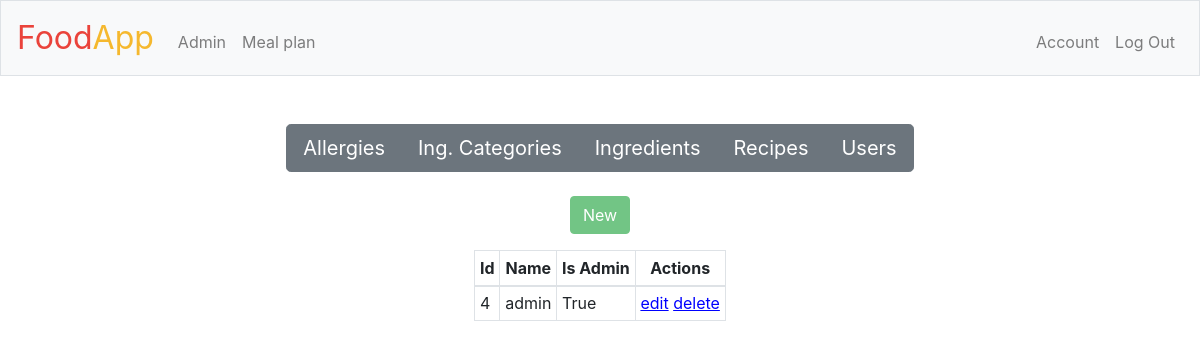
Screenshot of /admin/users (signed in) with the database file from the repository.
### tables this page shows
CREATE TABLE users(
              id INTEGER PRIMARY KEY,
              name TEXT NOT NULL UNIQUE,
              password_hash TEXT NOT NULL,
              is_admin INTEGER NOT NULL DEFAULT 0
            );

### application.py (the view)
@app.route("/admin", defaults={"obj_type":None}, methods=["GET"])
@app.route("/admin/<string:obj_type>", methods=["GET"])
@login_required
@admin_required
def admin_display(obj_type):
    template = obj_type + ".html" if obj_type else "admin.html"
    if obj_type == "allergies":
        kwargs = {"rows":Allergy.get_summary(db)}
    elif obj_type == "ingredient_categories":
        kwargs = {"rows":IngredientCategory.get_summary(db)}
    elif obj_type == "ingredients":
        kwargs = {"rows"      : Ingredient.get_summary(db),
                  "categories": db.get_rows("ingredient_categories"),
                  "allergies" : db.get_rows("allergies")}
    elif obj_type == "recipes":
        kwargs = {"rows"       : Recipe.get_summary(db),
                  "ingredients": db.get_rows("ingredients")}
    elif obj_type == "users":
        kwargs = {"rows"      : User.get_summary(db),
                  "allergies" : db.get_rows("allergies")}
    else:
        kwargs = {}
    return render_template(template, **kwargs)

### application.py (called while the page is built)
@app.after_request
def after_request(response):
    response.headers["Cache-Control"] = "no-cache, no-store, must-revalidate"
    response.headers["Expires"] = 0
    response.headers["Pragma"] = "no-cache"
    return response

### backend/DBHandler.py (called while the page is built)
def to_db_obj_name(s):
    return s.replace('"', '""')

    def get_rows(self, table_name, order_by=None, **search_params):
        try:
            search_params["id"] = search_params.pop("db_id")
        except KeyError:
            pass
        objects = [to_db_obj_name(table_name)]
        needle = tuple()
        for key, value in search_params.items():
            objects.append(to_db_obj_name(key))
            needle += (value,)
        query = 'SELECT * FROM "{}"'
        if search_params:
            query += ' WHERE "{}" = ?'
            query += ' AND "{}" = ?'*(len(needle) - 1)
        if order_by:
            query += " ORDER BY " + order_by
        self.c.execute(query.format(*objects), needle)
        rows = self.c.fetchall()
        return rows

### helpers.py (called while the page is built)
def login_required(f):
    @wraps(f)
    def decorated_function(*args, **kwargs):
        if session.get("user_id") is None:
            return redirect("/login")
        return f(*args, **kwargs)
    return decorated_function

def admin_required(f):
    @wraps(f)
    def decorated_function(*args, **kwargs):
        if not session.get("is_admin"):
            return apology("Not found", 404)
        return f(*args, **kwargs)
    return decorated_function

### templates/users.html (shortened to what this page needs)
{% extends "admin.html" %}
{% block create %}
    <p>
        <button type="button" class="btn btn-success" disabled>New</button>
    </p>
{% endblock %}

### templates/admin.html (shortened to what this page needs)
{% extends "layout.html" %}
{% macro var_to_td(var) -%}
    {% if var is iterable and not var is string %}
        <td>
            <ul class="td-list">
                {% for item in var %}
                    <li>{{ item }}</li>
                {% endfor %}
            </ul>
        </td>
    {% else %}
        <td>
            {{ var|default("", true)|string|truncate() }}
        </td>
    {% endif %}
{%- endmacro %}
{% set page = request.path[request.path.rfind("/")+1:] %}
{% block main %}
    <div class="btn-group btn-group-lg" role="group" aria-label="Manage Entries">
        <a type="button" class="btn btn-secondary" href="/admin/allergies">Allergies</a>
        <a type="button" class="btn btn-secondary" href="/admin/ingredient_categories">Ing. Categories</a>
        <a type="button" class="btn btn-secondary" href="/admin/ingredients">Ingredients</a>
        <a type="button" class="btn btn-secondary" href="/admin/recipes">Recipes</a>
        <a type="button" class="btn btn-secondary" href="/admin/users">Users</a>
    </div>
    <br>
    <br>
    {% if not page == "admin" %}
        {% block create %}{% endblock %}
        {% if rows %}
            {% block table %}
                <table class="table-sm table-hover table-bordered mx-auto">
                    <thead>
                        <tr>
                            {% for key in rows[0].keys() %}
                                <th scope="col">{{ key|replace("_", " ")|title }}</th>
                            {% endfor %}
                            <th scope="col">Actions</th>
                        </tr>
                    </thead>
                    <tbody>
                        {% for row in rows|sort(attribute="name") %}
                            <tr>
                                {% for key in row.keys() %}
                                    {% block summary_td scoped %}
                                       {{ var_to_td(row[key]) }}
                                    {% endblock %}
                                {% endfor %}
                                <td>
                                    <span class="pseudo-href" data-toggle="modal" data-target="#modal-form_write" data-obj_id="{{ row["id"] }}">edit</span>
                                    <span class="pseudo-href" data-toggle="modal" data-target="#modal-form_remove" data-obj_id="{{ row["id"] }}">delete</span>
                                </td>
                            </tr>
                        {% endfor %}
                    </tbody>
                </table>
            {% endblock %}
        {% endif %}
    {% endif %}
{% endblock %}

### static/styles.css (style rules this page uses)
td { max-width: 600px; text-align: left; }
.pseudo-href { cursor: pointer; color: blue; text-decoration: underline; }

### rows the page displays
users: keys "4" "admin" "True"

### other values shown
{{ key|replace("_", " ")|title }} "Id" "Name" "Is Admin"
